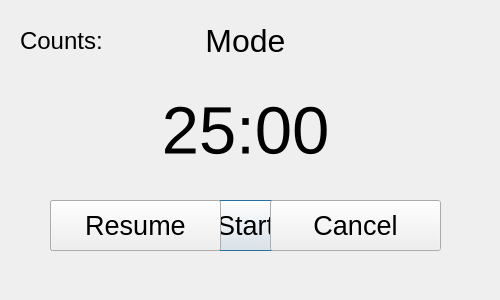
<?xml version="1.0" encoding="UTF-8"?>
<ui version="4.0">
 <class>Pomodoro</class>
 <widget class="QDialog" name="Pomodoro">
  <property name="geometry">
   <rect>
    <x>0</x>
    <y>0</y>
    <width>500</width>
    <height>300</height>
   </rect>
  </property>
  <property name="sizePolicy">
   <sizepolicy hsizetype="Preferred" vsizetype="Preferred">
    <horstretch>0</horstretch>
    <verstretch>0</verstretch>
   </sizepolicy>
  </property>
  <property name="windowTitle">
   <string>Pomodoro</string>
  </property>
  <widget class="QLabel" name="cntLbl">
   <property name="geometry">
    <rect>
     <x>20</x>
     <y>20</y>
     <width>111</width>
     <height>41</height>
    </rect>
   </property>
   <property name="font">
    <font>
     <pointsize>18</pointsize>
    </font>
   </property>
   <property name="text">
    <string>Counts:</string>
   </property>
  </widget>
  <widget class="QPushButton" name="startBtn">
   <property name="geometry">
    <rect>
     <x>160</x>
     <y>200</y>
     <width>171</width>
     <height>51</height>
    </rect>
   </property>
   <property name="font">
    <font>
     <pointsize>20</pointsize>
    </font>
   </property>
   <property name="text">
    <string>Start</string>
   </property>
  </widget>
  <widget class="QLabel" name="timerLbl">
   <property name="geometry">
    <rect>
     <x>100</x>
     <y>90</y>
     <width>291</width>
     <height>81</height>
    </rect>
   </property>
   <property name="font">
    <font>
     <pointsize>50</pointsize>
    </font>
   </property>
   <property name="text">
    <string>25:00</string>
   </property>
   <property name="alignment">
    <set>Qt::AlignCenter</set>
   </property>
  </widget>
  <widget class="QPushButton" name="pauseBtn">
   <property name="geometry">
    <rect>
     <x>50</x>
     <y>200</y>
     <width>171</width>
     <height>51</height>
    </rect>
   </property>
   <property name="font">
    <font>
     <pointsize>20</pointsize>
    </font>
   </property>
   <property name="text">
    <string>Pause</string>
   </property>
  </widget>
  <widget class="QPushButton" name="cancelBtn">
   <property name="geometry">
    <rect>
     <x>270</x>
     <y>200</y>
     <width>171</width>
     <height>51</height>
    </rect>
   </property>
   <property name="font">
    <font>
     <pointsize>20</pointsize>
    </font>
   </property>
   <property name="text">
    <string>Cancel</string>
   </property>
  </widget>
  <widget class="QPushButton" name="resumeBtn">
   <property name="geometry">
    <rect>
     <x>50</x>
     <y>200</y>
     <width>171</width>
     <height>51</height>
    </rect>
   </property>
   <property name="font">
    <font>
     <pointsize>20</pointsize>
    </font>
   </property>
   <property name="text">
    <string>Resume</string>
   </property>
  </widget>
  <widget class="QLabel" name="curMode">
   <property name="geometry">
    <rect>
     <x>150</x>
     <y>20</y>
     <width>191</width>
     <height>41</height>
    </rect>
   </property>
   <property name="font">
    <font>
     <pointsize>24</pointsize>
    </font>
   </property>
   <property name="text">
    <string>Mode</string>
   </property>
   <property name="alignment">
    <set>Qt::AlignCenter</set>
   </property>
  </widget>
 </widget>
 <resources/>
 <connections/>
</ui>
